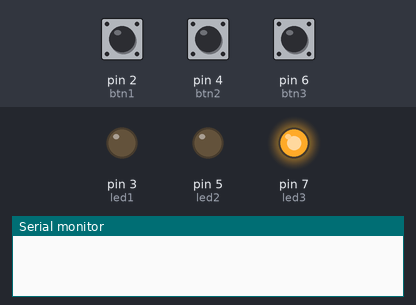
Bench run of a sketch on a simulated Arduino Uno, built with avr-gcc and run on an emulated ATmega328P. Parts: output pins drawn as LEDs (lit = HIGH), the last lines printed to the serial monitor. The test bench sets the inputs (shaded band); at power-on: pin 6 (btn3) HIGH, pin 4 (btn2) HIGH, pin 2 (btn1) HIGH. Random numbers use the default seed unless the sketch sets one.

Above: at 1.2 s.
1.3 s: pin 6 (btn3) pulled LOW for 1 s
At 1.9 s:
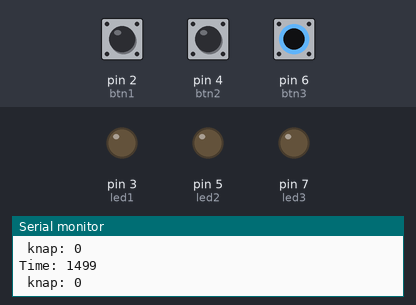
At 3.7 s:
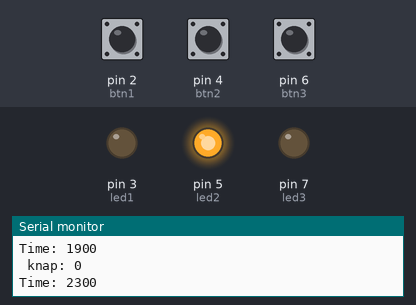
4.0 s: pin 4 (btn2) pulled LOW for 0.15 s
At 5.3 s:
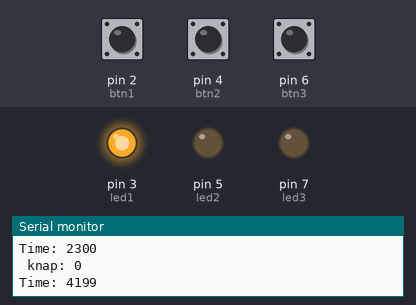
Timing chart, 0 to 7.0 s (numbered marks = the images above; inputs shaded):
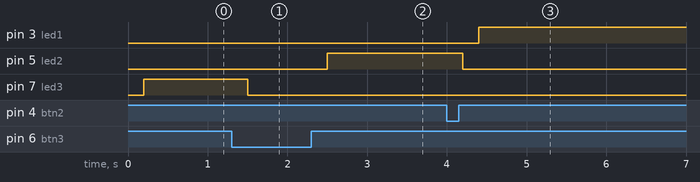

Measured:
- after the input at 1.3 s, pin 5 (led2): LOW → HIGH after 1.2 s; pin 7 (led3): HIGH → LOW after 0.20 s
- after the input at 4.0 s, pin 3 (led1): LOW → HIGH after 0.40 s; pin 5 (led2): HIGH → LOW after 0.20 s

The sketch:

Mainfile.ino
```cpp
int btn1 = 2;
int btn2 = 4;
int btn3 = 6;

int led1 = 3;
int led2 = 5;
int led3 = 7;
int led = 0; // random værdi
int rdm = 0; //random værdi

long pushTimes[20];

// værdier der bruges til at tjekke array op mod hinanden
int first = 0;
int second;
long biggest;

int counter = 0;

void setup() {
  Serial.begin(9600);

  pinMode(btn1, INPUT_PULLUP);
  pinMode(btn2, INPUT_PULLUP);
  pinMode(btn3, INPUT_PULLUP);

  pinMode(led1, OUTPUT);
  pinMode(led2, OUTPUT);
  pinMode(led3, OUTPUT);


  randomSeed(analogRead(0));
}

void loop() {
  while (counter < 20){
    loopshiz();
    Serial.print("Time: ");
    Serial.println(pushTimes[counter]);
  }
  Serial.print("best: ");
  Serial.println(makeRealSec(returnBest()));
  delay(20000);

}

double makeRealSec(double value){
return value / 1000;
}

long getTime(){
  return millis();
}

/////
void returnTimes(){} // funktion der returnerer alle værdier i pushTimes array

long returnBest(){
  int i;
  biggest = pushTimes[2];
  first = pushTimes[2];
  for(i=3;i<21;i++){
    second = pushTimes[i];
    int dif = second - first;
      if (dif < biggest){
        first = second;
        biggest = dif;
      }
      else{
      first = second;
      }
  }
  return biggest;

} // funktion der returnerer den bedste reaktionstid

void returnWorst(){} // funktion der returnerer værste reaktionstid


////
void loopshiz(){
  rdm = random(3,8);


  if(rdm == led){ // check om at den samme LED ikke lyser igen
    led = random(3,8);
  }
  else{
    led = rdm;
  }

  if(led % 2 == 0){
    led = led + 1;
  }
  delay(200);

  while(digitalRead(led - 1) == HIGH) {

    digitalWrite(led,HIGH);

  }
  Serial.print(" knap: ");
  Serial.println(digitalRead(led -1));
  delay(200);
  digitalWrite(led,LOW);
  counter++;
  pushTimes[counter] = getTime();
}
```
